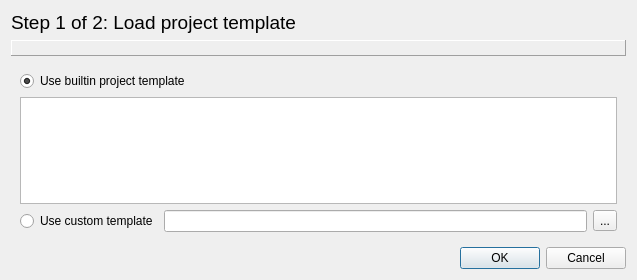
<?xml version="1.0" encoding="UTF-8"?>
<ui version="4.0">
 <class>LoadProjectTemplateDialog</class>
 <widget class="QDialog" name="LoadProjectTemplateDialog">
  <property name="windowModality">
   <enum>Qt::WindowModal</enum>
  </property>
  <property name="geometry">
   <rect>
    <x>0</x>
    <y>0</y>
    <width>637</width>
    <height>280</height>
   </rect>
  </property>
  <property name="windowTitle">
   <string>Dialog</string>
  </property>
  <layout class="QVBoxLayout" name="verticalLayout">
   <item>
    <widget class="QLabel" name="lbl_header">
     <property name="sizePolicy">
      <sizepolicy hsizetype="Preferred" vsizetype="Maximum">
       <horstretch>0</horstretch>
       <verstretch>0</verstretch>
      </sizepolicy>
     </property>
     <property name="font">
      <font>
       <pointsize>14</pointsize>
      </font>
     </property>
     <property name="text">
      <string>Step 1 of 2: Load project template</string>
     </property>
    </widget>
   </item>
   <item>
    <layout class="QHBoxLayout" name="horizontalLayout">
     <item>
      <widget class="QLabel" name="lbl_error">
       <property name="sizePolicy">
        <sizepolicy hsizetype="Preferred" vsizetype="Maximum">
         <horstretch>0</horstretch>
         <verstretch>0</verstretch>
        </sizepolicy>
       </property>
       <property name="frameShape">
        <enum>QFrame::Panel</enum>
       </property>
       <property name="frameShadow">
        <enum>QFrame::Raised</enum>
       </property>
       <property name="text">
        <string>&lt;error message&gt;</string>
       </property>
       <property name="textInteractionFlags">
        <set>Qt::LinksAccessibleByMouse|Qt::TextSelectableByMouse</set>
       </property>
      </widget>
     </item>
    </layout>
   </item>
   <item>
    <widget class="QFrame" name="frame">
     <property name="frameShape">
      <enum>QFrame::NoFrame</enum>
     </property>
     <property name="frameShadow">
      <enum>QFrame::Plain</enum>
     </property>
     <layout class="QVBoxLayout" name="verticalLayout_2">
      <item>
       <layout class="QVBoxLayout" name="verticalLayout_3">
        <item>
         <widget class="QRadioButton" name="rb_use_builtin">
          <property name="text">
           <string>Use builtin project template</string>
          </property>
          <property name="checked">
           <bool>true</bool>
          </property>
         </widget>
        </item>
        <item>
         <widget class="QListWidget" name="lst_builtin_templates"/>
        </item>
       </layout>
      </item>
      <item>
       <layout class="QHBoxLayout" name="horizontalLayout_4">
        <item>
         <widget class="QRadioButton" name="rb_use_custom">
          <property name="text">
           <string>Use custom template</string>
          </property>
         </widget>
        </item>
        <item>
         <widget class="QLineEdit" name="le_custom_filename"/>
        </item>
        <item>
         <widget class="QToolButton" name="tb_custom_browse">
          <property name="text">
           <string>...</string>
          </property>
         </widget>
        </item>
       </layout>
      </item>
     </layout>
    </widget>
   </item>
   <item>
    <widget class="QDialogButtonBox" name="buttonBox">
     <property name="orientation">
      <enum>Qt::Horizontal</enum>
     </property>
     <property name="standardButtons">
      <set>QDialogButtonBox::Cancel|QDialogButtonBox::Ok</set>
     </property>
    </widget>
   </item>
  </layout>
 </widget>
 <resources/>
 <connections/>
</ui>
